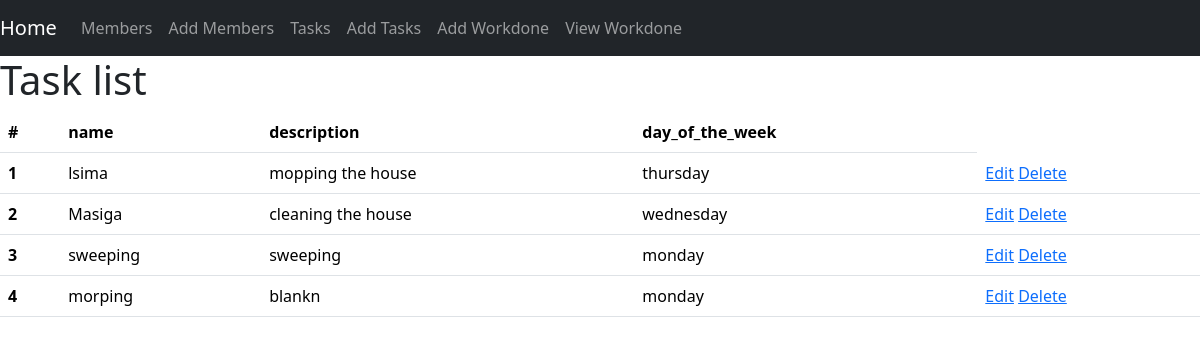
The page /task_list/ on the database as committed earlier.
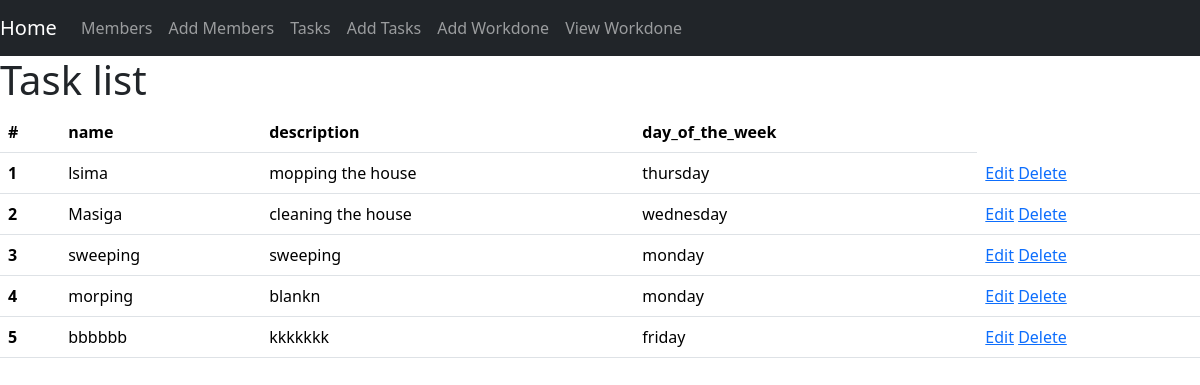
The same page on the database as committed later.
### todo/models.py (models this page shows, shortened)
class Task(models.Model):
    DAYS_OF_WEEK = [('monday', 'monday'), ('tuesday', 'tuesday'), ('wednesday','wednesday'), ('thursday','thursday'), ('friday','friday'), ('saturday','saturday'), ('sunday','sunday')]
    name = models.CharField(max_length=255)
    description = models.TextField()
    day_of_the_week = models.CharField(max_length=10,choices=DAYS_OF_WEEK,default='monday')

### todo/views.py (the view)
# urls.py: path('task_list/', views.task_list, name='task_list'),
def task_list(request):
    task = Task.objects.all()
    return render(request, 'todo/task_list.html', {'tasks': task})

### todo/templates/todo/task_list.html
{% extends "todo/base.html" %}
{% load static %}
{% block styles %}
    <link rel="stylesheet" href="{% static 'todo/css/forms_styles.css' %}">
{% endblock  %}
{% block content %}
<h1>Task list</h1>
<table class="table">
    <thead>
      <tr>
        <th scope="col">#</th>
        <th scope="col">name</th>
        <th scope="col">description</th>
        <th scope="col">day_of_the_week</th>
      </tr>
    </thead>
    <tbody>
        {% for task in tasks %}
            <tr>
                <th scope="row">{{ task.id }}</th>
                <td>{{ task.name }}</td>
                <td>{{ task.description }}</td>
                <td>{{ task.day_of_the_week }}</td>
                <td>
                    <a href="">Edit</a>
                    <a href="">Delete</a>
                </td>
            </tr>
        {% endfor %}
    </tbody>
</table>
{% endblock %}

### todo/templates/todo/base.html (shortened to what this page needs)
{% load static %}
<!DOCTYPE html>
<html lang="en">
<head>
    <link rel="stylesheet" href="{% static "todo/css/bootstrap.min.css" %}">
    {% block styles %}{% endblock  %}
</head>
<body>
    {% include 'todo/includes/nav_menu.html' %}
    {% block content %}{% endblock  %}
</body>
</html>

### todo/templates/todo/includes/nav_menu.html
<nav class="navbar navbar-expand-lg navbar-dark bg-dark">
    <a href="{% url "home" %}" class="navbar-brand">Home</a>
    <div class="collapse navbar-collapse">
        <ul class="navbar-nav mr-auto">
            <li class="nav-item"><a href="{% url "family_members" %}" class="nav-link">Members</a></li>
            <li class="nav-item"><a href="{% url "add_family_members" %}" class="nav-link">Add Members</a></li>
            <li class="nav-item"><a href="{% url "task_list" %}" class="nav-link">Tasks</a></li>
            <li class="nav-item"><a href="{% url "add_task" %}" class="nav-link">Add Tasks</a></li>
            <li class="nav-item"><a href="{% url "add_work_done" %}" class="nav-link">Add Workdone</a></li>
            <li class="nav-item"><a href="{% url "work_done" %}" class="nav-link">View Workdone</a></li>
        </ul>
    </div>
</nav>

Rows that differ between the two databases and show on the page:
added Task: id "5", name "bbbbbb", description "kkkkkkk", day_of_the_week "friday"
